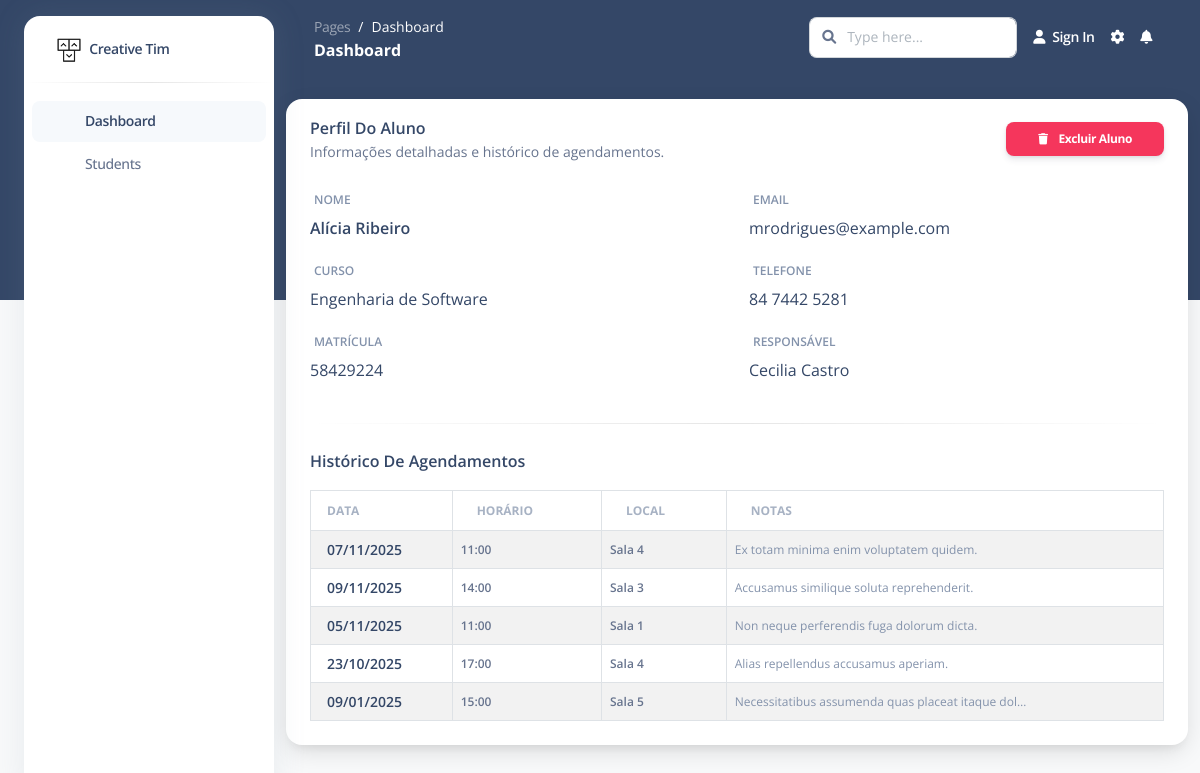
Screenshot of /student/profile/29/details/ (signed in) with the database file from the repository.
### schedule/models.py (models this page shows, shortened)
class Student(models.Model):
    user = models.OneToOneField(User, on_delete=models.CASCADE)
    enrollment_number = models.CharField(max_length=20, unique=True)
    parent = models.CharField(max_length=150, null=True, blank=True)
    course = models.CharField(max_length=150, null=True, blank=True)

class User(AbstractUser):
    name = models.CharField(max_length=150)
    birth_date = models.DateField(null=True, blank=True)
    gender = models.CharField(max_length=10, null=True, blank=True)
    birth_place = models.CharField(max_length=100, null=True, blank=True)
    phone = models.CharField(max_length=15, null=True, blank=True)
    groups = models.ManyToManyField(
        Group,
        verbose_name='groups',
        blank=True,
        help_text='The groups this user belongs to.',
        related_name="schedule_user_groups",
        related_query_name="user",
    )
    user_permissions = models.ManyToManyField(
        Permission,
        verbose_name='user permissions',
        blank=True,
        help_text='Specific permissions for this user.',
        related_name="schedule_user_permissions",
        related_query_name="user",
    )

class Session(models.Model):
    date = models.DateField()
    time = models.CharField(null=True, blank=True)
    place = models.CharField(max_length=150, null=True, blank=True)
    notes = models.TextField(null=True, blank=True)
    students = models.ManyToManyField(Student, through='SessionAttendance', related_name="sessions")

### schedule/views.py (the view)
# urls.py: path('student/profile/<int:pk>/details/', views.profile_view, name='profile_view'),
@login_required
def profile_view(request, pk):
    student_obj = get_object_or_404(Student, pk=pk)
    return render(request, 'students/profile.html', {'student': student_obj})

### schedule/authentication.py (called while the page is built)
    def get_user(self, user_id):
        try:
            return User.objects.get(id=user_id)
        except User.DoesNotExist:
            return None

### templates/students/profile.html (shortened to what this page needs)
{% extends '_base.html' %} {% load static %} {% block content %}
<div class="container-fluid py-4">
  <div class="row">
    <div class="col-12">
      <div class="card mb-4 shadow-lg">
        <div
          class="card-header pb-0 pt-3 bg-transparent d-flex justify-content-between align-items-center"
        >
          <div>
            <h6 class="text-capitalize mb-0">Perfil do Aluno</h6>
            <p class="text-sm text-muted mb-0">
              Informações detalhadas e histórico de agendamentos.
            </p>
          </div>
          <form
            action="{% url 'delete_student' student.id %}"
            method="post"
            onsubmit="return confirm('Tem certeza que deseja excluir este aluno?');"
          >
            <button type="submit" class="btn btn-danger btn-sm mb-0">
              <i class="fa fa-trash me-2"></i> Excluir Aluno
            </button>
          </form>
        </div>
        <div class="card-body">
          <div class="row">
            <div class="col-md-6">
              <div class="form-group">
                <label
                  class="form-control-label text-uppercase text-xs font-weight-bold text-secondary"
                  >Nome</label
                >
                <p class="form-control-static font-weight-bold text-dark">
                  {{ student.user.name }}
                </p>
              </div>
            </div>
            <div class="col-md-6">
              <div class="form-group">
                <label
                  class="form-control-label text-uppercase text-xs font-weight-bold text-secondary"
                  >Email</label
                >
                <p class="form-control-static text-dark">
                  {{ student.user.email }}
                </p>
              </div>
            </div>
            <div class="col-md-6">
              <div class="form-group">
                <label
                  class="form-control-label text-uppercase text-xs font-weight-bold text-secondary"
                  >Curso</label
                >
                <p class="form-control-static text-dark">
                  {{ student.course|default:"-" }}
                </p>
              </div>
            </div>
            <div class="col-md-6">
              <div class="form-group">
                <label
                  class="form-control-label text-uppercase text-xs font-weight-bold text-secondary"
                  >Telefone</label
                >
                <p class="form-control-static text-dark">
                  {{ student.user.phone|default:"-" }}
                </p>
              </div>
            </div>
            <div class="col-md-6">
              <div class="form-group">
                <label
                  class="form-control-label text-uppercase text-xs font-weight-bold text-secondary"
                  >Matrícula</label
                >
                <p class="form-control-static text-dark">
                  {{ student.enrollment_number }}
                </p>
              </div>
            </div>
            <div class="col-md-6">
              <div class="form-group">
                <label
                  class="form-control-label text-uppercase text-xs font-weight-bold text-secondary"
                  >Responsável</label
                >
                <p class="form-control-static text-dark">
                  {{ student.parent|default:"-" }}
                </p>
              </div>
            </div>
          </div>
          <hr class="horizontal dark my-4" />
          <h6 class="text-capitalize mb-3">Histórico de Agendamentos</h6>
          <div class="table-responsive p-0">
            <table
              class="table align-items-center mb-0 table-hover table-striped table-bordered"
            >
              <thead>
                <tr>
                  <th
                    class="text-uppercase text-secondary text-xs font-weight-bolder opacity-7 ps-3"
                  >
                    Data
                  </th>
                  <th
                    class="text-uppercase text-secondary text-xs font-weight-bolder opacity-7"
                  >
                    Horário
                  </th>
                  <th
                    class="text-uppercase text-secondary text-xs font-weight-bolder opacity-7"
                  >
                    Local
                  </th>
                  <th
                    class="text-uppercase text-secondary text-xs font-weight-bolder opacity-7"
                  >
                    Notas
                  </th>
                </tr>
              </thead>
              <tbody>
                {% for session in student.sessions.all %}
                <tr>
                  <td class="ps-3">
                    <div class="d-flex align-items-center">
                      <div class="d-flex flex-column justify-content-center">
                        <h6 class="mb-0 text-sm font-weight-bold text-dark">
                          {{ session.date|date:"d/m/Y" }}
                        </h6>
                      </div>
                    </div>
                  </td>
                  <td>
                    <p class="text-xs font-weight-bold mb-0">
                      {{ session.time }}
                    </p>
                  </td>
                  <td>
                    <p class="text-xs font-weight-bold mb-0">
                      {{ session.place }}
                    </p>
                  </td>
                  <td>
                    <p class="text-xs text-secondary mb-0">
                      {{ session.notes|default:"-"|truncatechars:50 }}
                    </p>
                  </td>
                </tr>
                {% endfor %}
              </tbody>
            </table>
          </div>
        </div>
      </div>
    </div>
  </div>
</div>
{% endblock content %}

### templates/_base.html (style rules this page uses)
.table-bordered th, .table-bordered td { border-left: 1px solid #dee2e6 !important; border-right: 1px solid #dee2e6 !important; border-top: 1px solid #dee2e6 !important; border-bottom: 1px solid #dee2e6 !important; }

### rows the page displays
Student: user.name "Alícia Ribeiro", user.email "mrodrigues@example.com", course "Engenharia de Software", user.phone "84 7442 5281", enrollment_number "58429224", parent "Cecilia Castro"
Session: date "07/11/2025", time "11:00", place "Sala 4", notes "Ex totam minima enim voluptatem quidem."
Session: date "09/11/2025", time "14:00", place "Sala 3", notes "Accusamus similique soluta reprehenderit."
Session: date "05/11/2025", time "11:00", place "Sala 1", notes "Non neque perferendis fuga dolorum dicta."
Session: date "23/10/2025", time "17:00", place "Sala 4", notes "Alias repellendus accusamus aperiam."
Session: date "09/01/2025", time "15:00", place "Sala 5", notes "Necessitatibus assumenda quas placeat itaque dol…"
